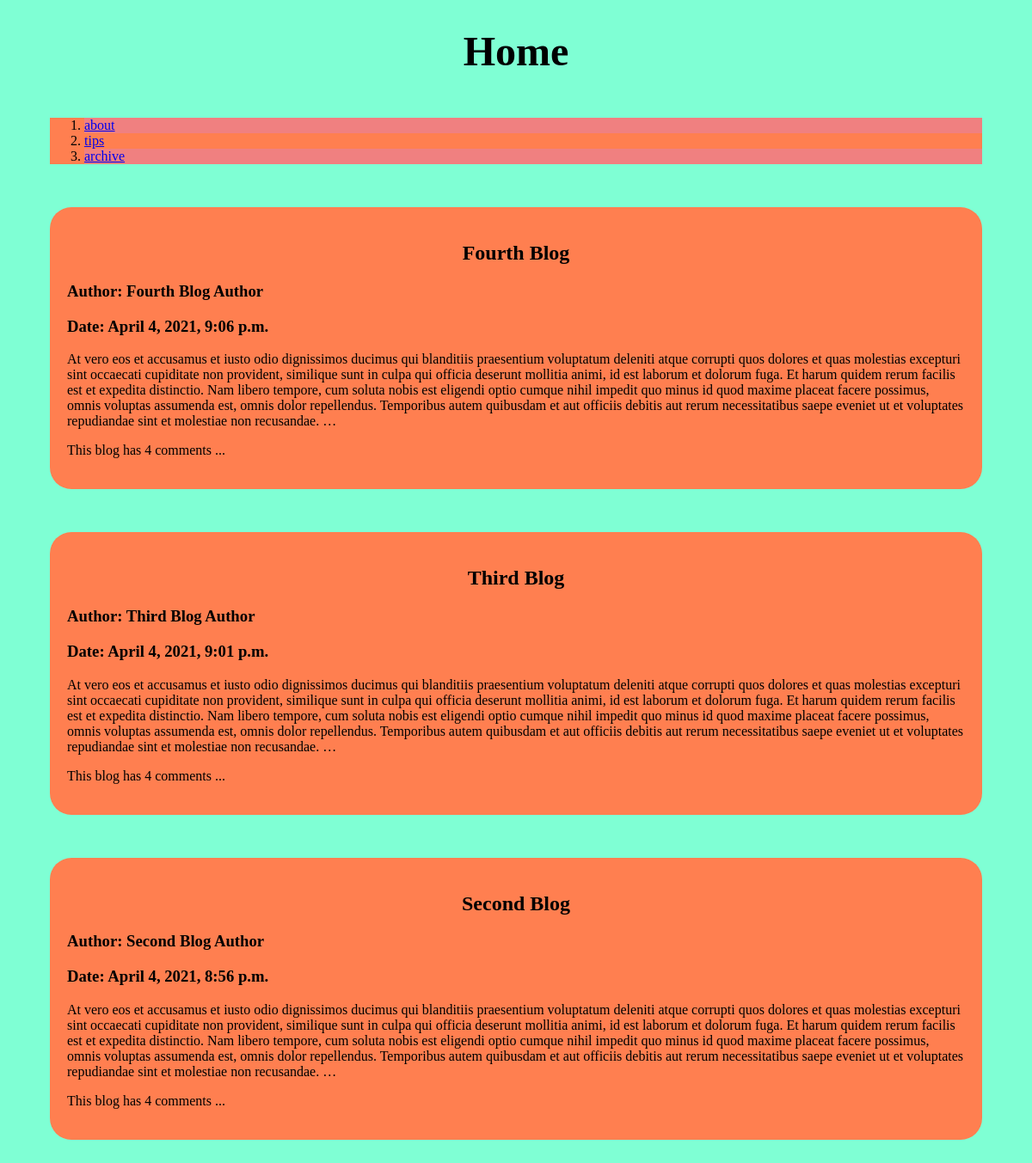
Screenshot of /blog/ with the database file from the repository.
### blog/models.py (models this page shows, shortened)
class Blog(models.Model):
    title = models.CharField(max_length=128)
    author = models.CharField(max_length=128)
    content = models.TextField()
    posted = models.DateTimeField('date posted')

class Comment(models.Model):
    blog = models.ForeignKey(Blog, on_delete=models.CASCADE)
    commenter = models.CharField(max_length=128)
    email = models.EmailField(max_length=128)
    content = models.TextField()
    posted = models.DateTimeField('date posted')

### blog/views.py (the view)
# urls.py: path('', views.home, name='home'),
def home(request):
    blogPosts = Blog.objects.order_by('-posted')[:3]
    return render(request,
        'blog/bloghome.html',
        {
            'blogPosts': blogPosts
        }
    )

### blog/templates/blog/bloghome.html (shortened to what this page needs)
{%load static%}
<!DOCTYPE html>
<html lang="en">
    <head>
        <link rel="stylesheet" href="{%static 'blog/style.css'%}"/>
    </head>
    <body>
        <h1>Home</h1>
        <div>
            <ol>
                <li><a href="{% url 'blog:about' %}">about</a></li>
                <li><a href="{% url 'blog:tips' %}">tips</a></li>
                <li><a href="{% url 'blog:archive' %}">archive</a></li>
            </ol>
        </div>
        {% if blogPosts %}
            {% for b in blogPosts%}
                <div class="post">
                    <h2>{{b.title}}</h2>
                    <h3>Author: {{b.author}}</h3>
                    <h3>Date: {{b.posted}}</h3>
                    <p>{{b.content | truncatewords:100}}</p>
                    <p>This blog has {{b.comment_set.all | length}} comments ...</p>
                </div>
            {% endfor %}
        {% else %}
                <p>No blog posts are available.</p>
        {% endif %}
    </body>
</html>

### blog/static/blog/style.css (style rules this page uses)
body { background-color: aquamarine; }
h1 { font-size: 3em; text-align: center; color: black; }
h2 { text-align: center; }
.post { background-color: coral; border-radius: 25px; padding: 20px; }
div { margin: 50px; }
ol { background-color: coral; }
ol li:nth-child(odd) { background-color: lightcoral; }

### rows the page displays
Blog: title "Fourth Blog", author "Fourth Blog Author", posted "April 4, 2021, 9:06 p.m.", content "At vero eos et accusamus et iusto odio dignissimos ducimus qui blanditiis praesentium voluptatum deleniti atque corrupti quos dolores et quas molestias excepturi sint occaecati cupiditate non provident, similique sunt in culpa qui officia deserunt mollitia animi, id est laborum et dolorum fuga. Et harum quidem rerum facilis est et expedita distinctio. Nam libero tempore, cum soluta nobis est eligendi optio cumque nihil impedit quo minus id quod maxime placeat facere possimus, omnis voluptas assumenda est, omnis dolor repellendus. Temporibus autem quibusdam et aut officiis debitis aut rerum necessitatibus saepe eveniet ut et voluptates repudiandae sint et molestiae non recusandae. …", comment_set.all|length "4"
Blog: title "Third Blog", author "Third Blog Author", posted "April 4, 2021, 9:01 p.m.", content "At vero eos et accusamus et iusto odio dignissimos ducimus qui blanditiis praesentium voluptatum deleniti atque corrupti quos dolores et quas molestias excepturi sint occaecati cupiditate non provident, similique sunt in culpa qui officia deserunt mollitia animi, id est laborum et dolorum fuga. Et harum quidem rerum facilis est et expedita distinctio. Nam libero tempore, cum soluta nobis est eligendi optio cumque nihil impedit quo minus id quod maxime placeat facere possimus, omnis voluptas assumenda est, omnis dolor repellendus. Temporibus autem quibusdam et aut officiis debitis aut rerum necessitatibus saepe eveniet ut et voluptates repudiandae sint et molestiae non recusandae. …", comment_set.all|length "4"
Blog: title "Second Blog", author "Second Blog Author", posted "April 4, 2021, 8:56 p.m.", content "At vero eos et accusamus et iusto odio dignissimos ducimus qui blanditiis praesentium voluptatum deleniti atque corrupti quos dolores et quas molestias excepturi sint occaecati cupiditate non provident, similique sunt in culpa qui officia deserunt mollitia animi, id est laborum et dolorum fuga. Et harum quidem rerum facilis est et expedita distinctio. Nam libero tempore, cum soluta nobis est eligendi optio cumque nihil impedit quo minus id quod maxime placeat facere possimus, omnis voluptas assumenda est, omnis dolor repellendus. Temporibus autem quibusdam et aut officiis debitis aut rerum necessitatibus saepe eveniet ut et voluptates repudiandae sint et molestiae non recusandae. …", comment_set.all|length "4"
